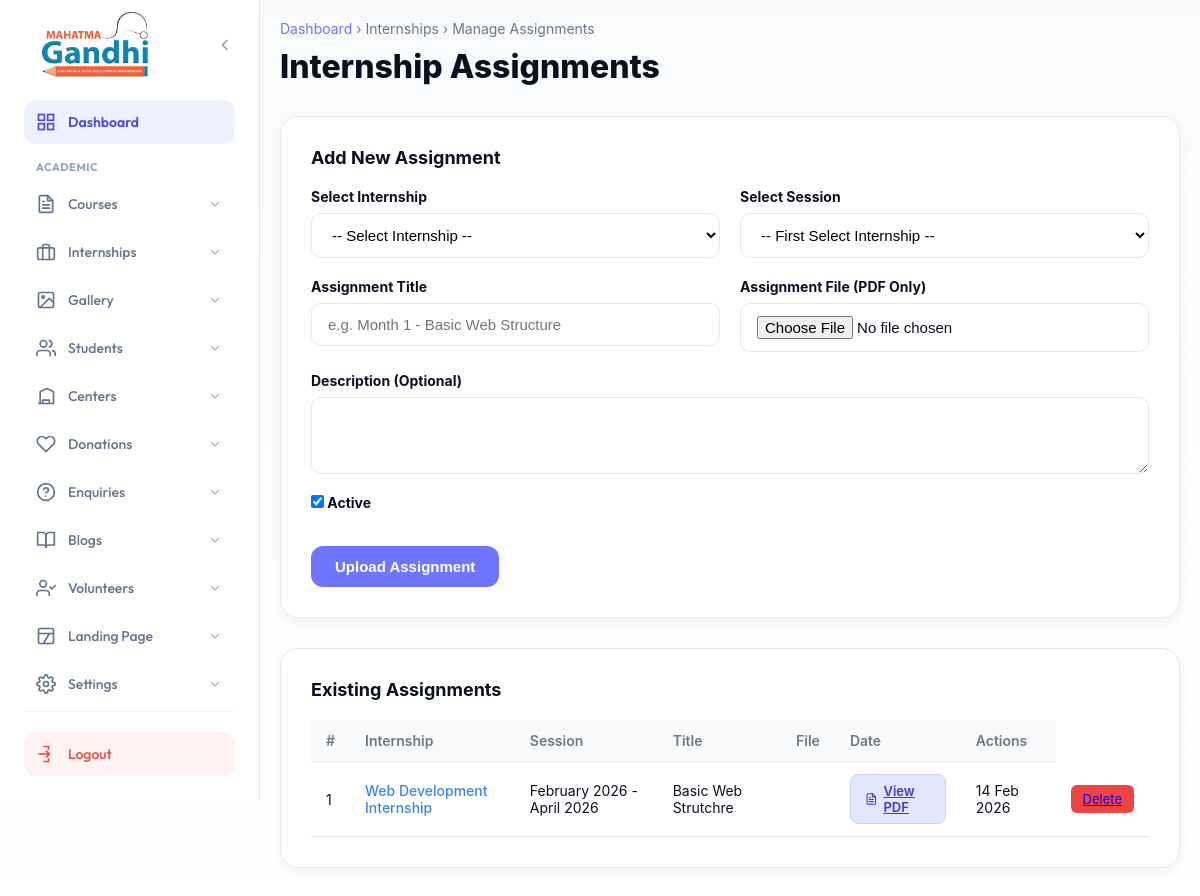
The app's page /admin/internships/manage-assignments.php with its own data.
### tables this page shows
CREATE TABLE `internship_assignments` (
  `id` int(11) unsigned NOT NULL AUTO_INCREMENT,
  `internship_id` int(11) NOT NULL,
  `session_id` int(11) DEFAULT NULL,
  `title` varchar(255) NOT NULL,
  `assignment_file` varchar(255) NOT NULL,
  `description` text DEFAULT NULL,
  `is_active` tinyint(1) DEFAULT 1,
  `created_at` timestamp NULL DEFAULT current_timestamp(),
  PRIMARY KEY (`id`),
  KEY `internship_id` (`internship_id`),
  KEY `session_id` (`session_id`),
  CONSTRAINT `internship_assignments_ibfk_1` FOREIGN KEY (`internship_id`) REFERENCES `internships` (`id`) ON DELETE CASCADE,
  CONSTRAINT `internship_assignments_ibfk_2` FOREIGN KEY (`session_id`) REFERENCES `internship_sessions` (`id`) ON DELETE SET NULL
);

CREATE TABLE `internships` (
  `id` int(11) NOT NULL AUTO_INCREMENT,
  `title` varchar(255) NOT NULL,
  `slug` varchar(255) NOT NULL,
  `description` text DEFAULT NULL,
  `fees` longtext DEFAULT NULL CHECK (json_valid(`fees`)),
  `duration_value` int(11) DEFAULT NULL,
  `duration_type` varchar(50) DEFAULT NULL,
  `featured_image` varchar(255) DEFAULT NULL,
  `meta_title` varchar(255) DEFAULT NULL,
  `meta_desc` text DEFAULT NULL,
  `meta_keywords` text DEFAULT NULL,
  `is_active` tinyint(1) DEFAULT 1,
  `created_at` timestamp NULL DEFAULT current_timestamp(),
  `updated_at` timestamp NULL DEFAULT current_timestamp() ON UPDATE current_timestamp(),
  PRIMARY KEY (`id`),
  UNIQUE KEY `slug` (`slug`)
);

CREATE TABLE `internship_sessions` (
  `id` int(11) NOT NULL AUTO_INCREMENT,
  `internship_id` int(11) NOT NULL,
  `session_name` varchar(100) NOT NULL,
  `start_month` varchar(20) NOT NULL,
  `start_year` int(11) NOT NULL,
  `end_month` varchar(20) NOT NULL,
  `end_year` int(11) NOT NULL,
  `is_active` tinyint(1) DEFAULT 1,
  `created_at` timestamp NULL DEFAULT current_timestamp(),
  PRIMARY KEY (`id`)
);

### admin/internships/manage-assignments.php (the view, shortened to what this page needs)
<?php
$conn = getDbConnection();
$assignments = [];
$sql_list = "SELECT ia.*, i.title as internship_title, sess.session_name
             FROM internship_assignments ia
             JOIN internships i ON ia.internship_id = i.id
             LEFT JOIN internship_sessions sess ON ia.session_id = sess.id
             ORDER BY ia.created_at DESC";
$res_list = $conn->query($sql_list);
if ($res_list) {
    while($row = $res_list->fetch_assoc()) {
        $assignments[] = $row;
    }
}
include __DIR__ . "/../sidebar.php";
?>
<!DOCTYPE html>
<html lang="en">
<head>
</head>
<body>
    <main class="admin-content">
        <div class="admin-wrap">
            <div class="page-header">
                <div class="breadcrumb">
                    <a href="../index.php">Dashboard</a> › Internships › Manage Assignments
                </div>
                <h1 class="page-title">Internship Assignments</h1>
            </div>
            <div class="card">
                <h3 style="margin-bottom: 20px; font-size: 18px;">Add New Assignment</h3>
                <form method="POST" enctype="multipart/form-data">
                    <div class="grid-2">
                        <div class="form-group">
                            <label class="form-label">Select Internship</label>
                            <select name="internship_id" id="internship_select" class="form-select" required onchange="loadSessions()">
                                <option value="">-- Select Internship --</option>
                            </select>
                        </div>
                        <div class="form-group">
                            <label class="form-label">Select Session</label>
                            <select name="session_id" id="session_select" class="form-select">
                                <option value="">-- First Select Internship --</option>
                            </select>
                        </div>
                    </div>
                     <div class="grid-2">
                        <div class="form-group">
                            <label class="form-label">Assignment Title</label>
                            <input type="text" name="title" class="form-input" required placeholder="e.g. Month 1 - Basic Web Structure">
                        </div>
                         <div class="form-group">
                            <label class="form-label">Assignment File (PDF Only)</label>
                            <input type="file" name="assignment_file" class="form-input" accept="application/pdf" required>
                        </div>
                    </div>
                    <div class="form-group">
                        <label class="form-label">Description (Optional)</label>
                        <textarea name="description" class="form-textarea" rows="3"></textarea>
                    </div>
                    <div class="form-group" style="display:flex; align-items:flex-end;">
                             <label class="form-label" style="margin-bottom:15px; display:block;">
                                <input type="checkbox" name="is_active" checked> Active
                            </label>
                    </div>
                    <button type="submit" class="btn">Upload Assignment</button>
                </form>
            </div>
            <div class="card">
                <h3 style="margin-bottom: 20px; font-size: 18px;">Existing Assignments</h3>
                <table>
                    <thead>
                        <tr>
                            <th>#</th>
                            <th>Internship</th>
                            <th>Session</th>
                            <th>Title</th>
                            <th>File</th>
                            <th>Date</th>
                            <th>Actions</th>
                        </tr>
                    </thead>
                    <tbody>
                        <?php if(empty($assignments)): ?>
                            <tr><td colspan="6" style="text-align:center; padding:30px; color:#94a3b8;">No assignments found.</td></tr>
                        <?php else: ?>
                            <?php foreach($assignments as $assign): ?>
                            <tr>
                                <td><?php echo $assign['id']; ?></td>
                                <td style="font-weight:500; color:#3b82f6;"><?php echo htmlspecialchars($assign['internship_title']); ?></td>
                                <td><?php echo htmlspecialchars($assign['session_name'] ?? 'All Sessions'); ?></td>
                                <td><?php echo htmlspecialchars($assign['title']); ?></td>
                                <td>
                                <td>
                                    <a href="../../<?php echo $assign['assignment_file']; ?>" target="_blank" class="btn-view">
                                        View PDF
                                    </a>
                                </td>
                                <td><?php echo date('d M Y', strtotime($assign['created_at'])); ?></td>
                                <td>
                                    <a href="?delete_id=<?php echo $assign['id']; ?>" class="btn-danger" onclick="return confirm('Are you sure you want to delete this assignment?');">Delete</a>
                                </td>
                            </tr>
                            <?php endforeach; ?>
                        <?php endif; ?>
                    </tbody>
                </table>
            </div>
        </div>
    </main>
</body>
</html>

### admin/sidebar.php (style rules this page uses)
:root { --admin-primary: #4f46e5; --admin-primary-dark: #3730a3; --admin-primary-soft: #eef2ff; --admin-hover-bg: #f5f3ff; --text-main: #1e293b; --text-light: #64748b; --sidebar-w: 260px; --transition: all 0.3s cubic-bezier(0.4, 0, 0.2, 1); --shadow-glow: 0 10px 15px -3px rgba(79, 70, 229, 0.2); }

### admin/internships/manage-assignments.php (style rules this page uses)
:root { --active:#22c55e;--indigo:#6f75ff;--line:#e6e8ee;--text:#0b1020;--muted:#6f7787;--error:#ef4444;--success:#22c55e; }
* { margin:0;padding:0;box-sizing:border-box }
body { font-family:-apple-system,BlinkMacSystemFont,'Segoe UI',Roboto,sans-serif;background:linear-gradient(180deg,#f8fafc 0%,#ffffff 100%);color:var(--text) }
.admin-content { margin-left:260px;min-height:100vh;padding:20px;transition:margin-left .25s ease }
.admin-wrap { max-width:1200px;margin:0 auto }
.page-header { margin-bottom:30px }
.page-title { font-size:32px;font-weight:800;color:var(--text);margin-bottom:8px; }
.breadcrumb { color:var(--muted);margin-bottom:10px;font-size:14px }
.breadcrumb a { color:var(--indigo);text-decoration:none }
.card { background:#fff;border:1px solid var(--line);border-radius:18px;padding:30px;box-shadow:0 4px 12px rgba(0,0,0,.05);margin-bottom: 30px; }
.form-group { margin-bottom:20px }
.form-label { display:block;font-weight:700;color:var(--text);margin-bottom:8px;font-size:14px }
.form-input, .form-textarea, .form-select { width:100%;padding:12px 16px;border:1px solid var(--line);border-radius:10px;font-size:15px;background:#fff }
.btn { display:inline-flex;align-items:center;gap:8px;padding:12px 24px;border-radius:12px;font-weight:700;font-size:15px;border:none;cursor:pointer;background:var(--indigo);color:#fff;text-decoration:none; }
.btn-danger { background:var(--error);padding:6px 12px;font-size:13px;border-radius:6px; }
.btn-view { background: #e0e7ff; color: #4338ca; padding: 8px 14px; font-size: 13px; border-radius: 8px; font-weight: 600; transition: all 0.2s; border: 1px solid #c7d2fe; display: inline-flex; align-items: center; gap: 6px; }
table { width: 100%; border-collapse: collapse; margin-top: 10px; }
th, td { padding: 12px 15px; text-align: left; border-bottom: 1px solid var(--line); font-size: 14px; }
th { font-weight: 600; color: var(--muted); background: #f8fafc; }
.grid-2 { display: grid; grid-template-columns: 1fr 1fr; gap: 20px; }

### records on screen
internship_assignments: id "1", internship.title "Web Development Internship", session.session_name "February 2026 - April 2026", title "Basic Web Strutchre", created_at "14 Feb 2026"
